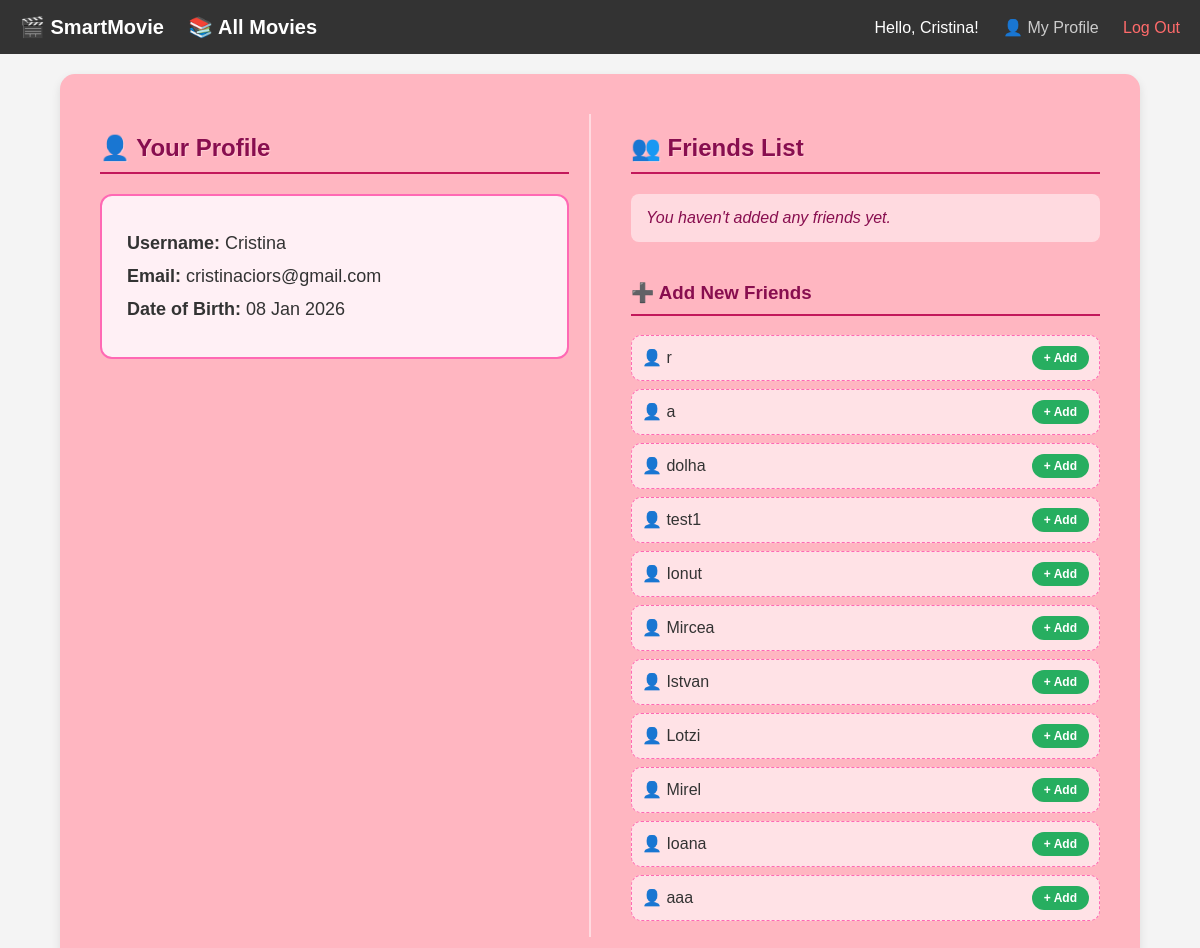
Screenshot of /profile/ (signed in) with the database file from the repository.
### helloapp/models.py (models this page shows, shortened)
class Profile(models.Model):
    user = models.OneToOneField(User, on_delete=models.CASCADE)
    birthdate = models.DateField()
    genres = models.ManyToManyField(Genre, blank=True)
    is_onboarded = models.BooleanField(default=False)
    friends = models.ManyToManyField("self", blank=True, symmetrical=False)

### helloapp/views.py (the view)
# urls.py: path('profile/', views.user_profile, name='user_profile'),
def user_profile(request):
    try:
        my_profile = Profile.objects.get(user=request.user)
    except Profile.DoesNotExist:
        from datetime import date
        my_profile = Profile.objects.create(user=request.user, birthdate=date(2000, 1, 1))
    friends = my_profile.friends.all()
    other_users = Profile.objects.exclude(user=request.user).exclude(id__in=friends.values_list('id', flat=True))
    context = {
        'user': request.user,
        'friends': friends,
        'other_users': other_users
    }
    return render(request, "mainpage/profile.html", context)

### helloapp/templates/mainpage/profile.html
{% extends 'mainpage/base.html' %}
{% block content %}
    <div style="background-color: #FFB6C1; padding: 40px; border-radius: 15px; box-shadow: 0 4px 10px rgba(0,0,0,0.1); max-width: 1000px; margin: 0 auto;">
        <div style="display: flex; gap: 40px; flex-wrap: wrap;">
            <div style="flex: 1; min-width: 300px; border-right: 2px solid rgba(255, 255, 255, 0.5); padding-right: 20px;">
                <h2 style="color: #880e4f; border-bottom: 2px solid #c2185b; padding-bottom: 10px; text-shadow: 1px 1px 0px rgba(255,255,255,0.3);">
                    👤 Your Profile
                </h2>
                <div style="background: #fff0f5; padding: 25px; border-radius: 12px; margin-top: 20px; border: 2px solid #ff69b4;">
                    <p style="font-size: 18px; margin: 12px 0; color: #333;"><strong>Username:</strong> {{ user.username }}</p>
                    <p style="font-size: 18px; margin: 12px 0; color: #333;"><strong>Email:</strong> {{ user.email }}</p>
                    <p style="font-size: 18px; margin: 12px 0; color: #333;"><strong>Date of Birth:</strong> {{ user.date_joined|date:"d M Y" }}</p>
                </div>
            </div>
            <div style="flex: 1; min-width: 300px;">
                <h2 style="color: #880e4f; border-bottom: 2px solid #c2185b; padding-bottom: 10px; text-shadow: 1px 1px 0px rgba(255,255,255,0.3);">
                    👥 Friends List
                </h2>
                <ul style="list-style: none; padding: 0; margin-top: 20px;">
                    {% for friend in friends %}
                    <li style="background: white; border: 2px solid #ff69b4; padding: 15px; margin-bottom: 10px; display: flex; justify-content: space-between; align-items: center; border-radius: 10px;">
                        <span style="font-size: 16px; color: #880e4f; font-weight: bold;">😊 {{ friend.user.username }}</span>
                        <a href="{% url 'remove_friend' friend.id %}" style="text-decoration: none;">
                            <button style="background: #e91e63; color: white; border: none; padding: 5px 12px; border-radius: 50px; cursor: pointer; font-size: 12px;">
                                Remove
                            </button>
                        </a>
                    </li>
                    {% empty %}
                    <li style="color: #880e4f; font-style: italic; background: rgba(255,255,255,0.5); padding: 15px; border-radius: 8px;">
                        You haven't added any friends yet.
                    </li>
                    {% endfor %}
                </ul>
                <h3 style="color: #880e4f; margin-top: 40px; border-bottom: 2px solid #c2185b; padding-bottom: 10px;">
                    ➕ Add New Friends
                </h3>
                <ul style="list-style: none; padding: 0; margin-top: 15px;">
                    {% for other in other_users %}
                    <li style="background: rgba(255, 255, 255, 0.6); border: 1px dashed #ff69b4; padding: 10px; margin-bottom: 8px; display: flex; justify-content: space-between; align-items: center; border-radius: 10px;">
                        <span style="font-size: 16px; color: #333;">👤 {{ other.user.username }}</span>
                        <a href="{% url 'add_friend' other.id %}" style="text-decoration: none;">
                            <button style="background: #27ae60; color: white; border: none; padding: 5px 12px; border-radius: 50px; cursor: pointer; font-size: 12px; font-weight: bold;">
                                + Add
                            </button>
                        </a>
                    </li>
                    {% empty %}
                    <li style="color: #555; font-style: italic;">No other users found to add.</li>
                    {% endfor %}
                </ul>
            </div>
        </div>
    </div>
{% endblock %}

### helloapp/templates/mainpage/base.html (shortened to what this page needs)
<!DOCTYPE html>
<html lang="en">
<head>
</head>
<body>
    <div class="navbar">
    <div class="nav-left">
        <a href="{% url 'main' %}">🎬 SmartMovie</a>
        <a href="{% url 'movie_library' %}" style="margin-left: 20px; text-decoration: none; color: white;">
            📚 All Movies
        </a>
    </div>
    <div class="nav-right">
        <span>Hello, {{ user.username }}!</span>
        <a href="{% url 'user_profile' %}">👤 My Profile</a>
        <a href="{% url 'logout' %}" style="color: #ff6b6b;">Log Out</a>
    </div>
</div>
    <div class="content">
        {% block content %}
        {% endblock %}
    </div>
</body>
</html>

### helloapp/templates/mainpage/base.html (style rules this page uses)
body { margin: 0; font-family: sans-serif; background-color: #f4f4f4; }
.navbar { background-color: #333; overflow: hidden; padding: 15px 20px; display: flex; justify-content: space-between; align-items: center; color: white; }
.nav-left a { color: white; text-decoration: none; font-size: 20px; font-weight: bold; }
.nav-right a { color: #ccc; text-decoration: none; margin-left: 20px; font-size: 16px; }
.content { padding: 20px; }

### rows the page displays
Profile: user.username "r"
Profile: user.username "a"
Profile: user.username "dolha"
Profile: user.username "test1"
Profile: user.username "Ionut"
Profile: user.username "Mircea"
Profile: user.username "Istvan"
Profile: user.username "Lotzi"
Profile: user.username "Mirel"
Profile: user.username "Ioana"
Profile: user.username "aaa"

### other values shown
{{ user.username }} "Cristina"
{{ user.email }} "cristinaciors@gmail.com"
{{ user.date_joined|date:"d M Y" }} "08 Jan 2026"
